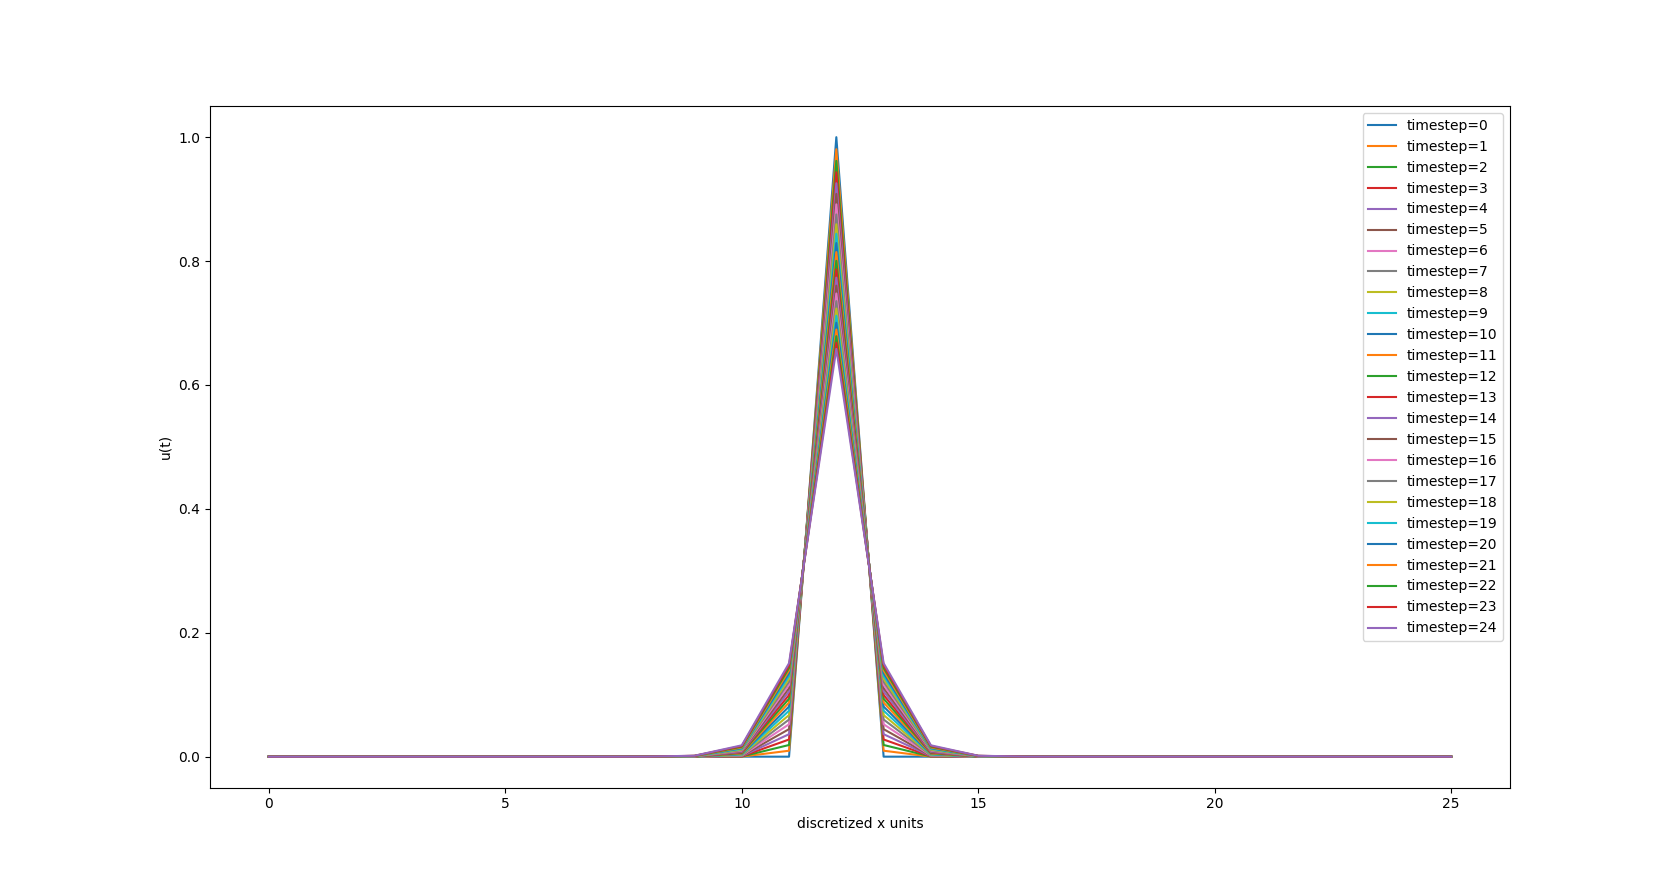

Write Python code to recreate this figure.
import numpy as np
dgesv = np.linalg.solve
import matplotlib.pyplot as plt

def tridiag(N, a):
    A = np.zeros((N+1,N+1))
    for i in range(N+1):
        A[i][i] = 1+2*a
        if i < N:
            A[i+1][i] = -a
            A[i][i+1] = -a
    return A

def ucol_init(N):
    u = np.zeros(N+1)
    u[int(N/2)] = 1
    return u

def main():
    #a = D(dt/(dx)^2)
    a = 0.01
    N = 25 # number of steps in x
    Nt = 25 # number of t steps to show
    A = tridiag(N, a)
    print(A)
    b = ucol_init(N)
    timesteps = [b]
    for n in range(N+1):
        b = dgesv(A,b)
        b[0], b[N] = 0, 0 #boundary conditions
        timesteps += [b]

    for i,xx in enumerate(timesteps[:Nt]):
        plt.plot(range(len(xx)),xx,label="timestep={}".format(i))
    plt.xlabel("discretized x units")
    plt.ylabel("u(t)")
    plt.legend()
    plt.show()
if __name__ == "__main__":
    main()
